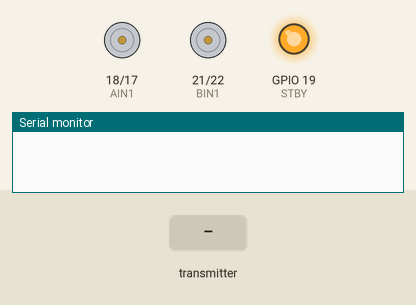
A sketch run on a simulated ESP32. Parts: motor-driver pin pairs drawn as motors (green arrow = first pin HIGH = forward, orange = second pin HIGH = backward, longer = more drive, scaled by the enable pin, stopped while the standby pin is LOW), output pins drawn as LEDs (lit = HIGH), the last lines printed to the serial monitor. Inputs (shaded band) come from the test bench.

Above: at 1.2 s.
1.3 s: the transmitter starts sending FrontButton = 1
At 2.5 s:
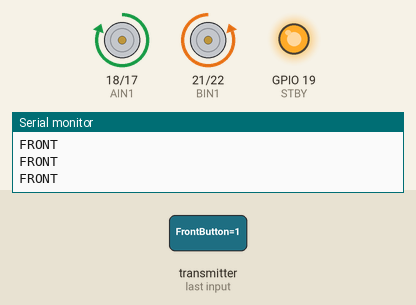
2.8 s: the transmitter starts sending FrontButton = 0
At 3.6 s:
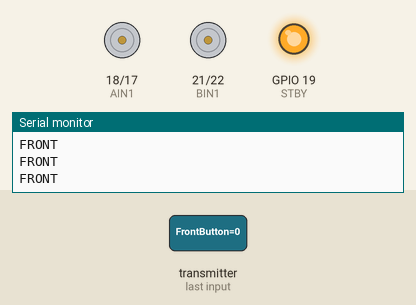
4.3 s: the transmitter starts sending BackButton = 1
At 4.8 s:
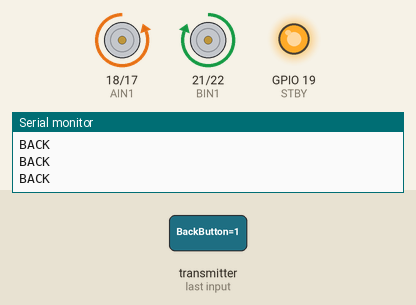
5.8 s: the transmitter starts sending LeftButton = 1
At 7.0 s:
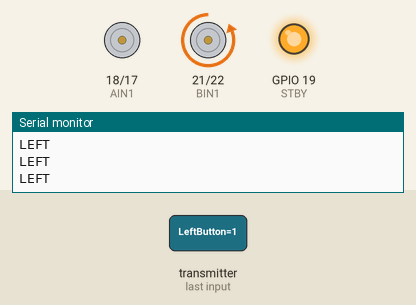
7.3 s: the transmitter starts sending LeftButton = 0
At 8.4 s:
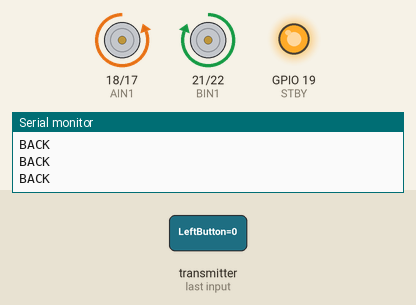
Timing chart, 0 to 9.8 s (numbered marks = the images above; inputs shaded):
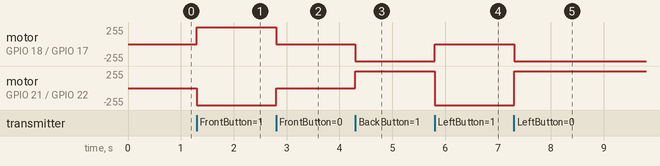

The sketch:

Reciver_manual.ino
```cpp
#include <esp_now.h>
#include <WiFi.h>

// Pin for motor control
const int AIN1 = 18;
const int AIN2 = 17;
const int BIN1 = 21;
const int BIN2 = 22;

// Pin for PWM control
const int PWMA = 23;
const int PWMB = 16;
const int STBY = 19;

// Holds button state data
typedef struct {
  bool FrontButton;
  bool BackButton;
  bool LeftButton;
  bool RightButton;
} ButtonMessage;

ButtonMessage Button;

// Receives button data
void OnButtonDataRecv(const uint8_t *mac, const uint8_t *incomingData, int len) {
  memcpy(&Button, incomingData, sizeof(Button));
}

void setup() {
  Serial.begin(115200);

  // Pin modes for motor control
  pinMode(AIN1, OUTPUT);
  pinMode(AIN2, OUTPUT);
  pinMode(BIN1, OUTPUT);
  pinMode(BIN2, OUTPUT);

  // Pin modes for PWM control
  pinMode(PWMA, OUTPUT);
  pinMode(PWMB, OUTPUT);
  pinMode(STBY, OUTPUT);

  // Put ON the motor drive, set to LOW to put OFF
  digitalWrite(STBY, HIGH);

  // Initialize WiFi
  WiFi.mode(WIFI_STA);

  // Initialize ESP-NOW
  if (esp_now_init() != ESP_OK) {
    Serial.println("Error initializing ESP-NOW");
    return;
  }
  // Callback functions for receiving data
  esp_now_register_recv_cb(OnButtonDataRecv);
}

// Controls motors based on button push
void button() {
  if (Button.FrontButton == HIGH) {
    // Front
    Serial.println("FRONT");

    digitalWrite(AIN1, HIGH);
    digitalWrite(AIN2, LOW);
    analogWrite(PWMA, 255);

    digitalWrite(BIN1, LOW);
    digitalWrite(BIN2, HIGH);
    analogWrite(PWMB, 255);
  }

  else if (Button.LeftButton == HIGH) {
    // Left
    Serial.println("LEFT");

    digitalWrite(AIN1, LOW);
    digitalWrite(AIN2, LOW);
    analogWrite(PWMA, 0);

    digitalWrite(BIN1, LOW);
    digitalWrite(BIN2, HIGH);
    analogWrite(PWMB, 255);
  }

  else if (Button.BackButton == HIGH) {
    // Back
    Serial.println("BACK");

    digitalWrite(AIN1, LOW);
    digitalWrite(AIN2, HIGH);
    analogWrite(PWMA, 255);

    digitalWrite(BIN1, HIGH);
    digitalWrite(BIN2, LOW);
    analogWrite(PWMB, 255);
  }

  else if (Button.RightButton == HIGH) {
    // Right
    Serial.println("RIGHT");

    digitalWrite(AIN1, HIGH);
    digitalWrite(AIN2, LOW);
    analogWrite(PWMA, 255);

    digitalWrite(BIN1, LOW);
    digitalWrite(BIN2, LOW);
    analogWrite(PWMB, 0);
  }

  else {
    // Stop
    digitalWrite(AIN1, LOW);
    digitalWrite(AIN2, LOW);
    analogWrite(PWMA, 0);

    digitalWrite(BIN1, LOW);
    digitalWrite(BIN2, LOW);
    analogWrite(PWMB, 0);
  }
}


void loop() {
  button();
  delay(100);
}
```

Measured:
- after the input at 1.3 s, motor on GPIO 18 (AIN1) / GPIO 17 (AIN2): stopped → forward 255/255 at once; motor on GPIO 21 (BIN1) / GPIO 22 (BIN2): stopped → backward 255/255 at once
- after the input at 2.8 s, motor on GPIO 18 (AIN1) / GPIO 17 (AIN2): forward 255/255 → stopped at once; motor on GPIO 21 (BIN1) / GPIO 22 (BIN2): backward 255/255 → stopped at once
- after the input at 4.3 s, motor on GPIO 18 (AIN1) / GPIO 17 (AIN2): stopped → backward 255/255 at once; motor on GPIO 21 (BIN1) / GPIO 22 (BIN2): stopped → forward 255/255 at once
- after the input at 5.8 s, motor on GPIO 18 (AIN1) / GPIO 17 (AIN2): backward 255/255 → stopped at once; motor on GPIO 21 (BIN1) / GPIO 22 (BIN2): forward 255/255 → backward 255/255 at once
- after the input at 7.3 s, motor on GPIO 18 (AIN1) / GPIO 17 (AIN2): stopped → backward 255/255 at once; motor on GPIO 21 (BIN1) / GPIO 22 (BIN2): backward 255/255 → forward 255/255 at once
